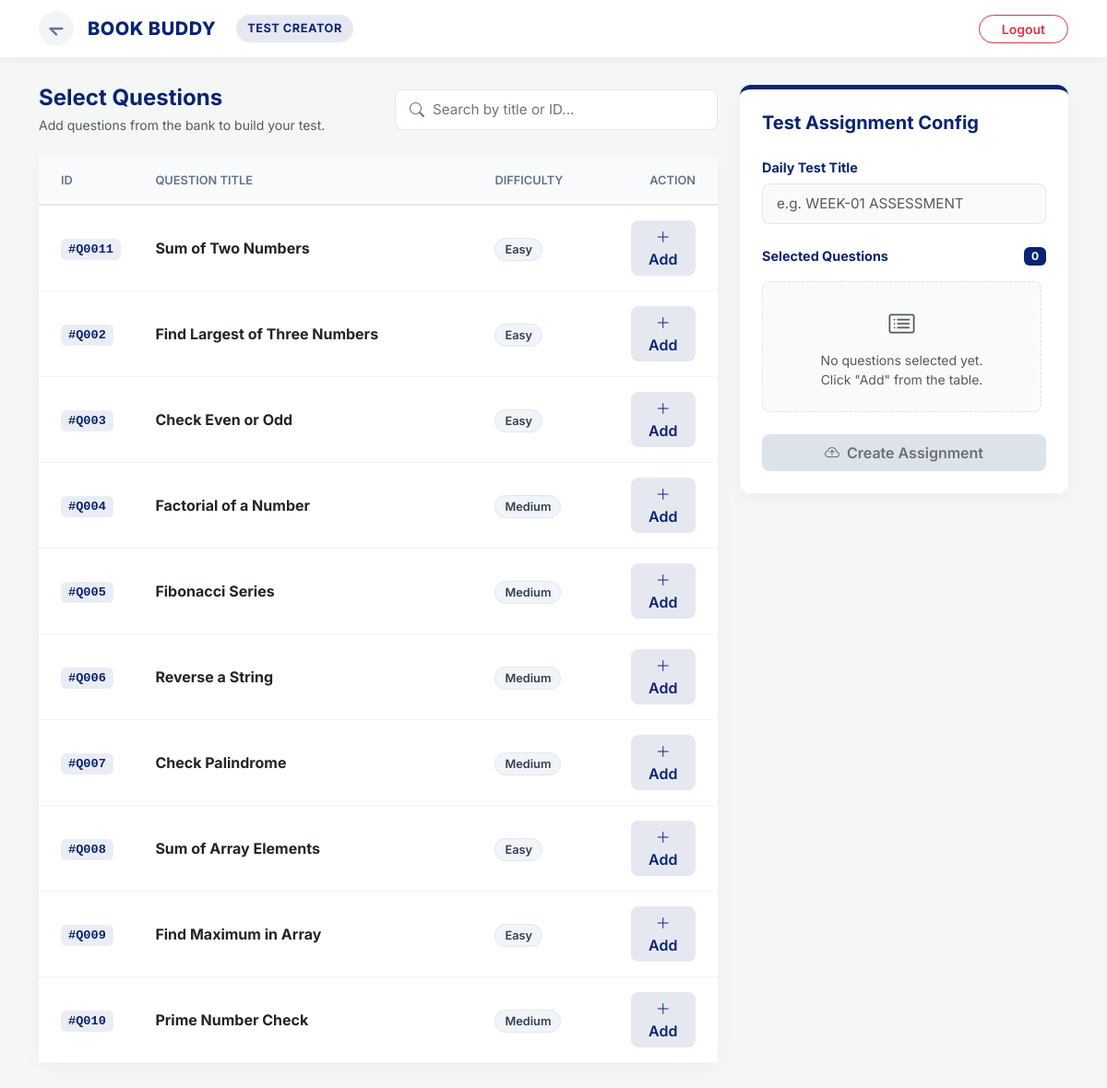
The page /create_test on the database as committed earlier.
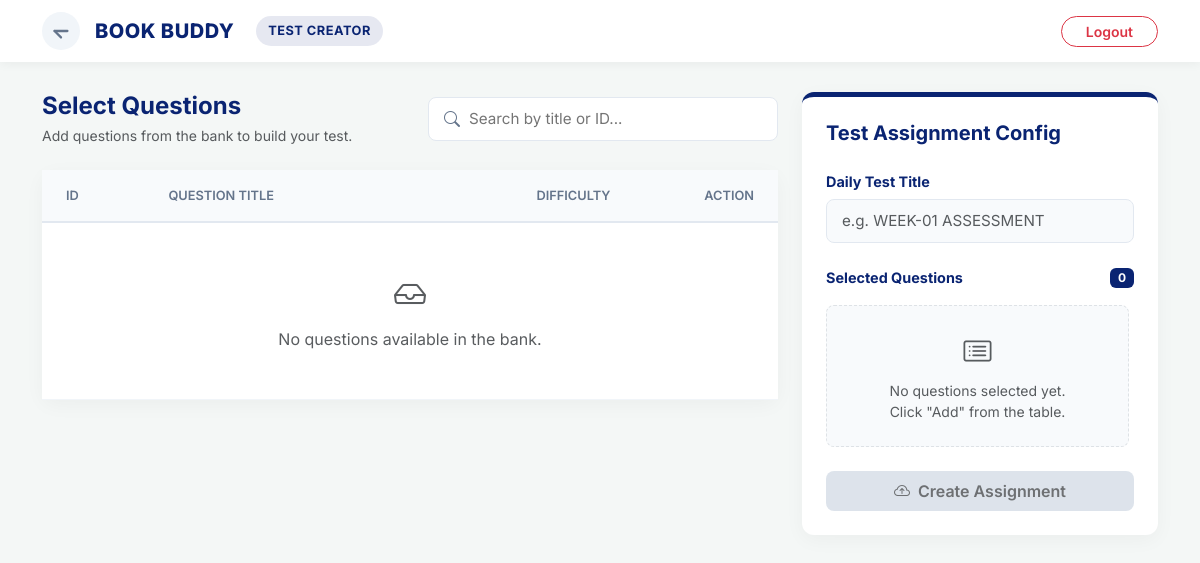
The same page on the database as committed later.
### app.py (models this page shows)
class Question(db.Model):
    id = db.Column(db.Integer, primary_key=True)
    question_id = db.Column(db.String(20))
    title = db.Column(db.String(200))
    description = db.Column(db.Text)
    input_format = db.Column(db.Text)
    output_format = db.Column(db.Text)
    constraints = db.Column(db.Text)
    explanation = db.Column(db.Text)
    difficulty = db.Column(db.String(20))
    test_cases = db.relationship('TestCase', backref='question', lazy=True, cascade='all, delete-orphan')

### app.py (the view)
@app.route('/create_test', methods=['GET', 'POST'])
def create_test():
    return render_template('create_test.html', questions=Question.query.all(), tests=Testmaintain.query.all())

### app.py (called while the page is built)
def ist_now():
    return datetime.now(ist).replace(tzinfo=None)

@app.context_processor
def inject_now():
    return {'now': ist_now()}

### templates/create_test.html (shortened to what the changed rows need)
<!DOCTYPE html>
<html lang="en">
<head>
    <link href="https://cdn.jsdelivr.net/npm/bootstrap@5.3.0/dist/css/bootstrap.min.css" rel="stylesheet">
    <link rel="stylesheet" href="https://cdn.jsdelivr.net/npm/bootstrap-icons@1.11.1/font/bootstrap-icons.css">
</head>
<body>
    <nav class="navbar sticky-top">
        <div class="container d-flex justify-content-between align-items-center">
            <div class="d-flex align-items-center">
                <a class="brand-wrapper" href="/admin">
                    <h2 class="brand-name d-none d-sm-block">BOOK BUDDY</h2>
                </a>
            </div>
        </div>
    </nav>
    <main class="container">
        <div class="row g-4">
            <div class="col-lg-8">
                <div class="d-flex flex-column flex-md-row justify-content-between align-items-md-center mb-4 gap-3">
                    <div>
                        <h2 class="h4 mb-1 fw-bold" style="color: var(--brand-navy);">Select Questions</h2>
                    </div>
                </div>
                <div class="card">
                    <div class="table-responsive">
                        <table id="question_table" class="table align-middle mb-0">
                            <thead>
                                <tr>
                                    <th class="ps-4" style="width: 15%;">ID</th>
                                    <th style="width: 50%;">Question Title</th>
                                    <th style="width: 20%;">Difficulty</th>
                                    <th class="text-end pe-4" style="width: 15%;">Action</th>
                                </tr>
                            </thead>
                            <tbody>
                                {% for q in questions %}
                                <tr>
                                    <td class="ps-4">
                                        <span class="ref-tag">#{{ q.question_id }}</span>
                                    </td>
                                    <td>
                                        <span class="fw-bold text-dark">{{ q.title }}</span>
                                    </td>
                                    <td>
                                        <span class="diff-badge">{{ q.difficulty|default('Easy') }}</span>
                                    </td>
                                    <td class="text-end pe-4">
                                        <button type="button" id="add-btn-{{ q.id }}" class="btn-add" onclick="addToQueue('{{ q.id }}', '{{ q.title|replace('\'', '\\\'') }}', '{{ q.question_id }}')" title="Add to Test">
                                            <i class="bi bi-plus-lg"></i> Add
                                        </button>
                                    </td>
                                </tr>
                                {% else %}
                                <tr>
                                    <td colspan="4" class="text-center py-5 text-muted">
                                        <i class="bi bi-inbox fs-2 mb-2 d-block"></i>
                                        No questions available in the bank.
                                    </td>
                                </tr>
                                {% endfor %}
                            </tbody>
                        </table>
                    </div>
                </div>
            </div>
        </div>
    </main>
</body>
</html>

Rows that differ between the two databases and show on the page:
removed Question: question_id "Q0011", title "Sum of Two Numbers", difficulty "Easy"
removed Question: question_id "Q002", title "Find Largest of Three Numbers", difficulty "Easy"
removed Question: question_id "Q003", title "Check Even or Odd", difficulty "Easy"
removed Question: question_id "Q004", title "Factorial of a Number", difficulty "Medium"
removed Question: question_id "Q005", title "Fibonacci Series", difficulty "Medium"
removed Question: question_id "Q006", title "Reverse a String", difficulty "Medium"
removed Question: question_id "Q007", title "Check Palindrome", difficulty "Medium"
removed Question: question_id "Q008", title "Sum of Array Elements", difficulty "Easy"
removed Question: question_id "Q009", title "Find Maximum in Array", difficulty "Easy"
removed Question: question_id "Q010", title "Prime Number Check", difficulty "Medium"
Other text that changed with them:
text now shown: "No questions available in the bank."
